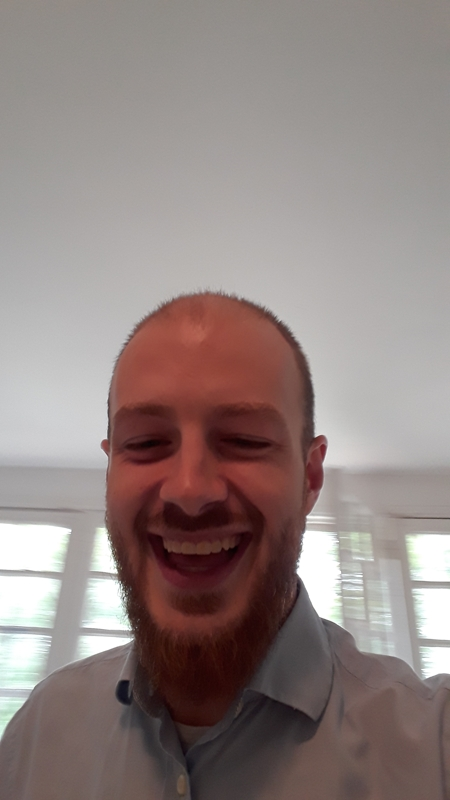
#> input picture img/img-2.jpg, 450 x 800 px
$ python face_detector.py
#> lines starting #> are read from the running program, lines starting #| are printed output that depends on the picture; after the words box and inside, x2 and y2 are one past the last pixel; in counts of white or black regions, pixels touching at a corner belong together
# Import cv2 library
import cv2

from random import randrange

# Load trained data from opencv2's sample library (haar cascade algorithm)
face_data = cv2.CascadeClassifier('data/haarcascade_frontalfaces_default.xml')


# Store the image into a variable
img1 = cv2.imread('img/img-2.jpg')
#> img1 is the input picture: shape (800, 450, 3); mean B, G, R 129.4, 132, 145.5

# Turn the image into a black and white image (grayscaling)
gs1 = cv2.cvtColor(img1, cv2.COLOR_BGR2GRAY)
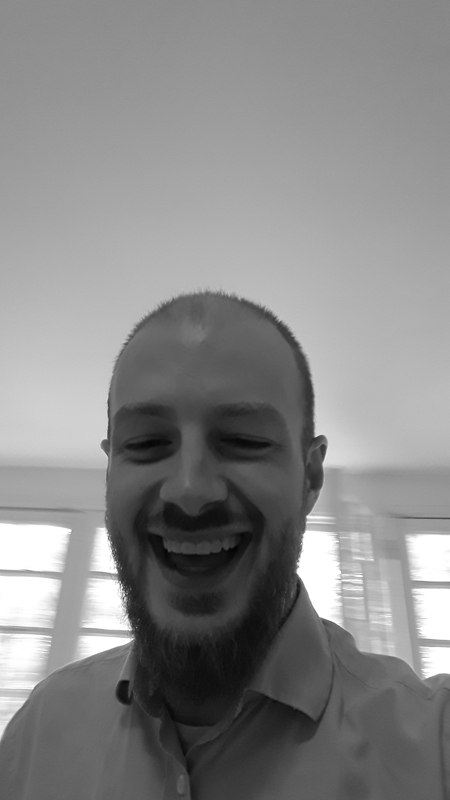
#> gs1: shape (800, 450); min 3, max 255, mean 135.8


# Detecting the face
face_coordinates = face_data.detectMultiScale(gs1)
#> face_coordinates = [[73, 348, 243, 243]]
print(face_coordinates)
#| [[ 73 348 243 243]]

# Drawing boxes around the face using the coordinates variable instead of hardcoding the x, y values
    # parameters in order: image, top left x/y, bottom right x/y, color of border, thickness of border
for (x, y, w, h) in face_coordinates:
    cv2.rectangle(img1, (x,y), (x+w, y+w), (randrange(256), randrange(256), randrange(256)), 3)
#> this loop made 1 pass
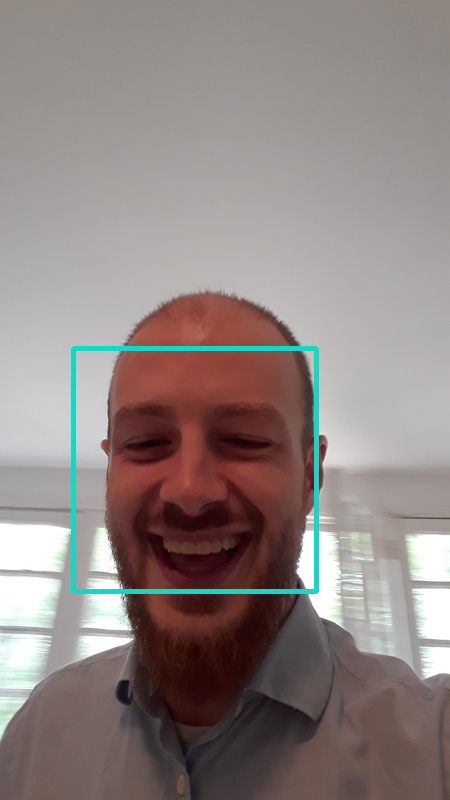
#> img1: shape (800, 450, 3); 1.35% of pixels changed, all inside (x1, y1, x2, y2) = (71, 346, 319, 594)


 # Showing the image
cv2.imshow("Face Detector App", img1)
# Holding the window open while showing the image
cv2.waitKey()

print("Code Completed")

$ run again, with img/img-1.jpg copied over img/img-2.jpg
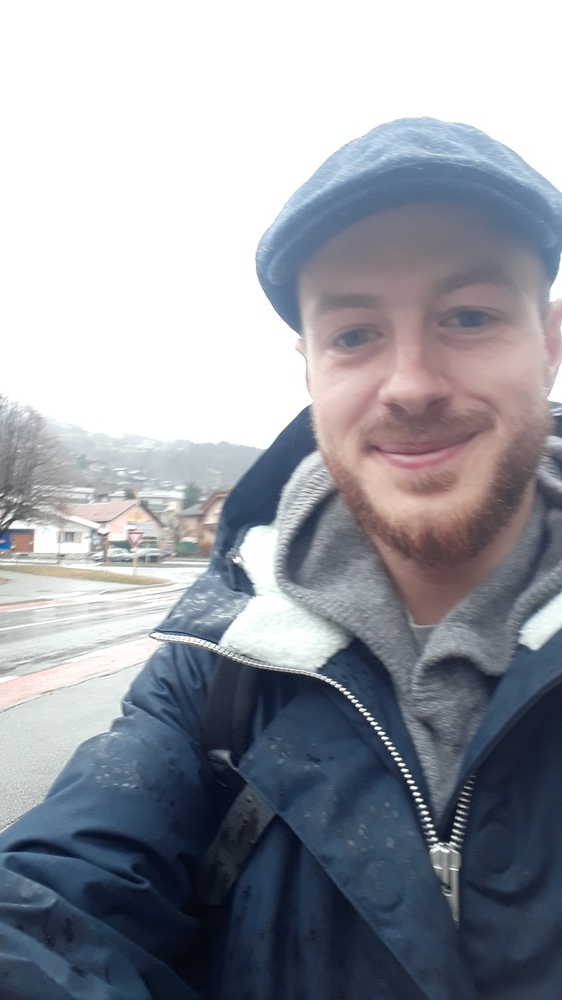
#> input picture img/img-1.jpg, 562 x 1000 px, shrunk from 1836 x 3264 before the run
#> img1 is the input picture: shape (1000, 562, 3); mean B, G, R 163.3, 154.9, 151.5
#> `gs1 = cv2.cvtColor(img1, cv2.COLOR_BGR2GRAY)`:
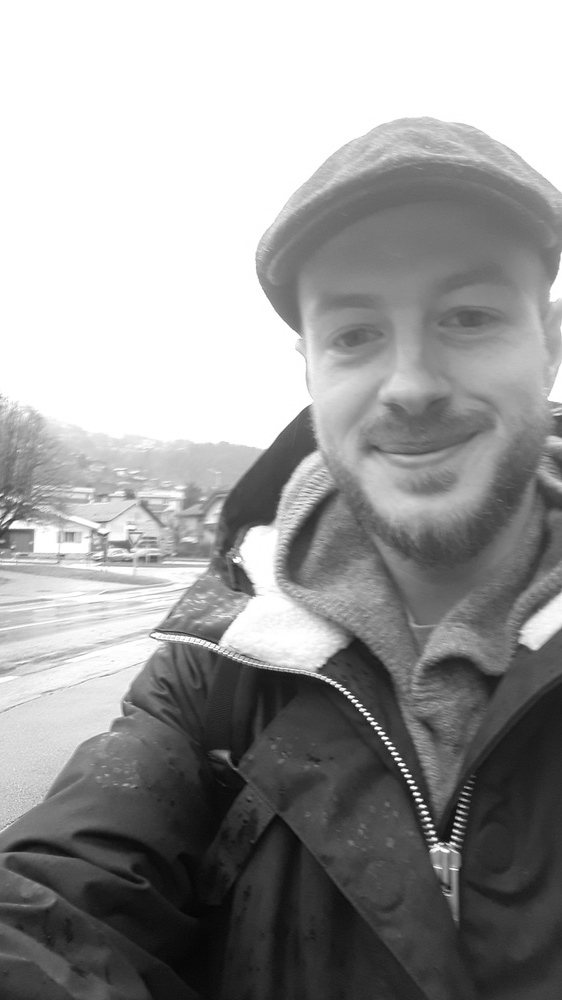
#> gs1: shape (1000, 562); min 5, max 255, mean 154.8
#> face_coordinates = [[276, 237, 269, 269]]
#| [[276 237 269 269]]
#> the loop `for (x, y, w, h) in face_coordinates:` made 1 pass
#> after the loop `for (x, y, w, h) in face_coordinates:`:
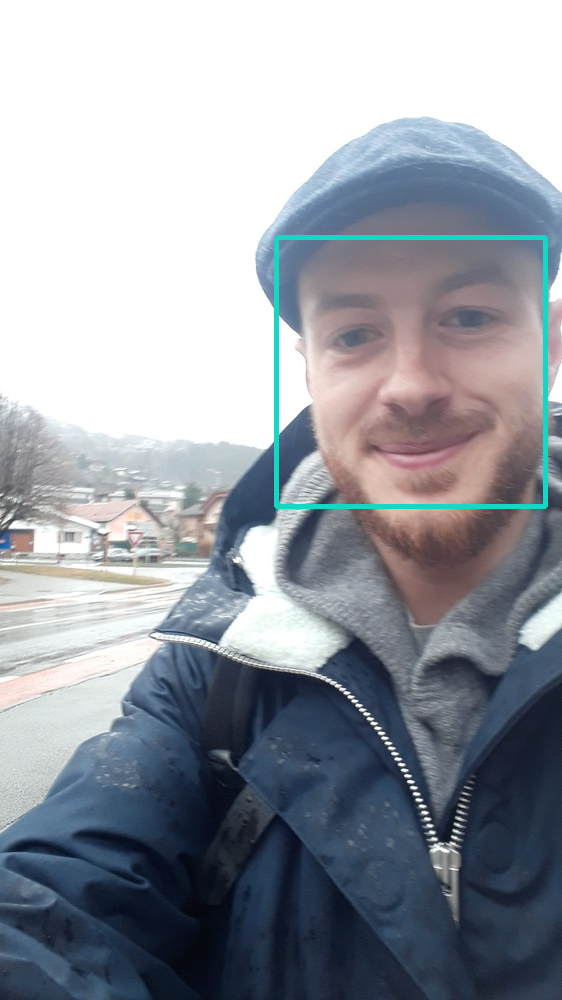
#> img1: shape (1000, 562, 3); 0.96% of pixels changed, all inside (x1, y1, x2, y2) = (274, 235, 548, 509)

$ run again, with img/20190623_080546.jpg copied over img/img-2.jpg
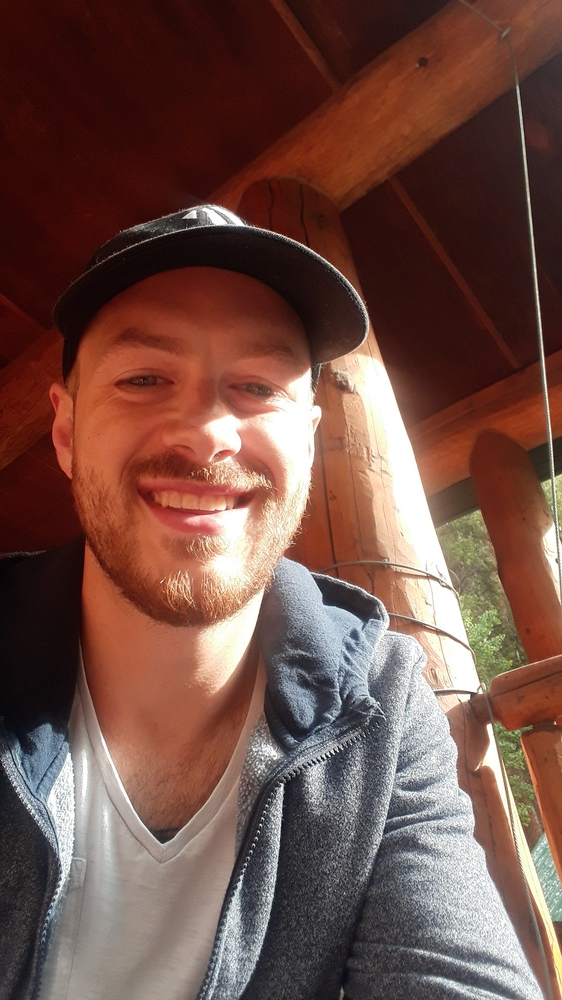
#> input picture img/20190623_080546.jpg, 562 x 1000 px, shrunk from 1836 x 3264 before the run
#> img1 is the input picture: shape (1000, 562, 3); mean B, G, R 70.3, 79.3, 113.2
#> `gs1 = cv2.cvtColor(img1, cv2.COLOR_BGR2GRAY)`:
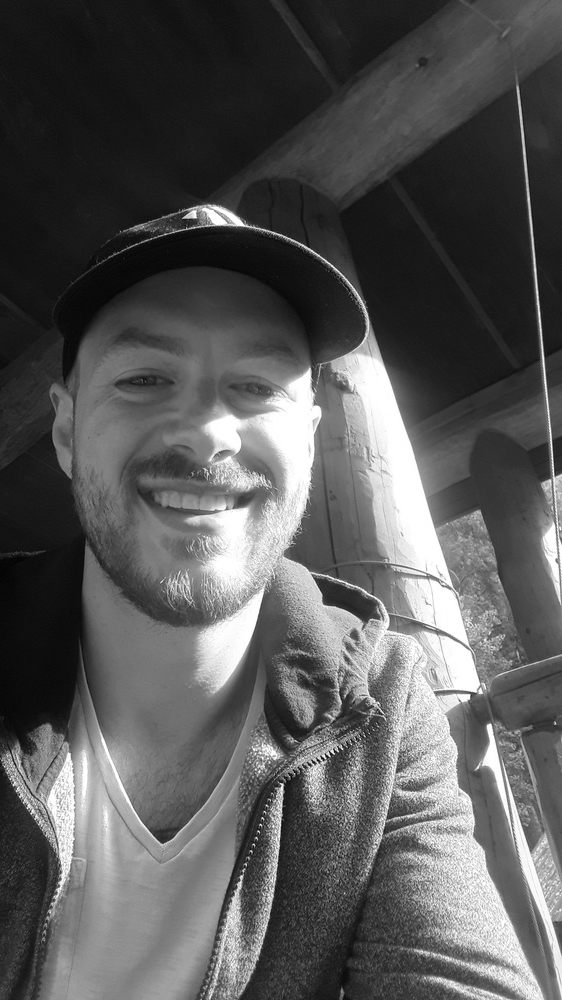
#> gs1: shape (1000, 562); min 1, max 255, mean 88.4
#> face_coordinates = [[232, 950, 28, 28], [367, 541, 93, 93], [372, 587, 122, 122], [55, 275, 295, 295]]
#| [[232 950  28  28]
#|  [367 541  93  93]
#|  [372 587 122 122]
#|  [ 55 275 295 295]]
#> the loop `for (x, y, w, h) in face_coordinates:` made 4 passes
#> after the loop `for (x, y, w, h) in face_coordinates:`:
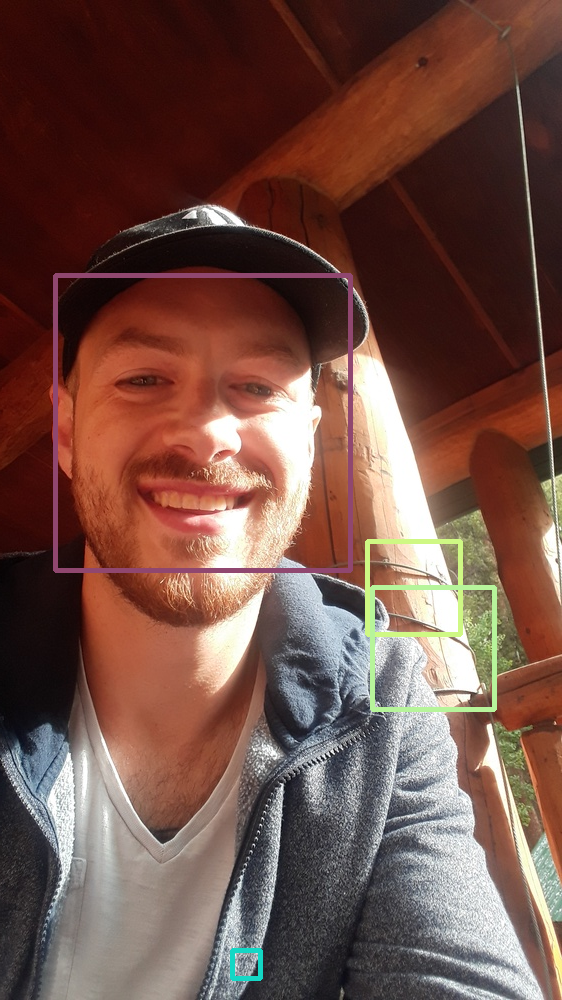
#> img1: shape (1000, 562, 3); 1.9% of pixels changed, all inside (x1, y1, x2, y2) = (53, 273, 497, 981)

$ run again, with img/img.jpg copied over img/img-2.jpg
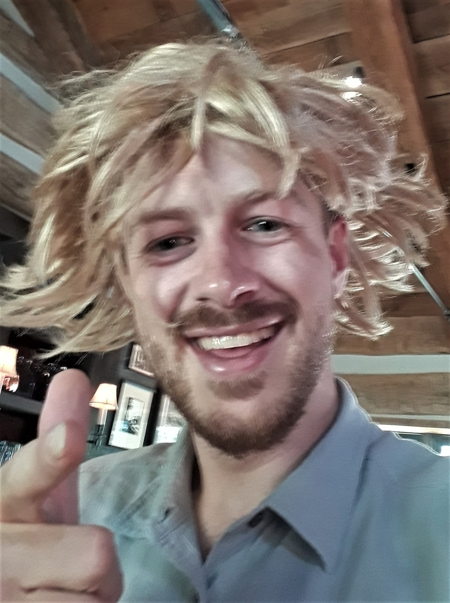
#> input picture img/img.jpg, 450 x 603 px
#> img1 is the input picture: shape (603, 450, 3); mean B, G, R 110.4, 116.2, 127.5
#> `gs1 = cv2.cvtColor(img1, cv2.COLOR_BGR2GRAY)`:
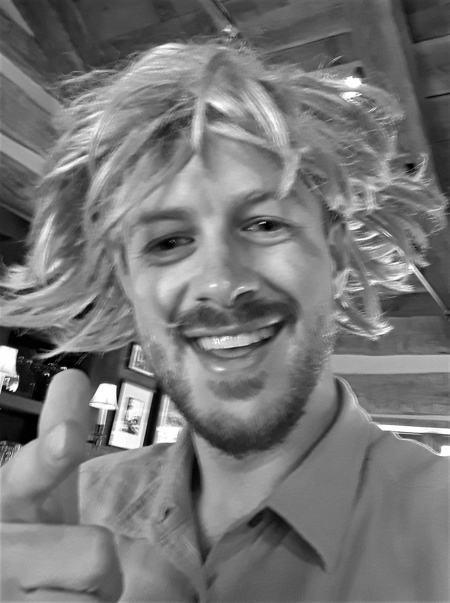
#> gs1: shape (603, 450); min 0, max 255, mean 118.9
#> face_coordinates = [[112, 511, 75, 75], [83, 136, 265, 265]]
#| [[112 511  75  75]
#|  [ 83 136 265 265]]
#> the loop `for (x, y, w, h) in face_coordinates:` made 2 passes
#> after the loop `for (x, y, w, h) in face_coordinates:`:
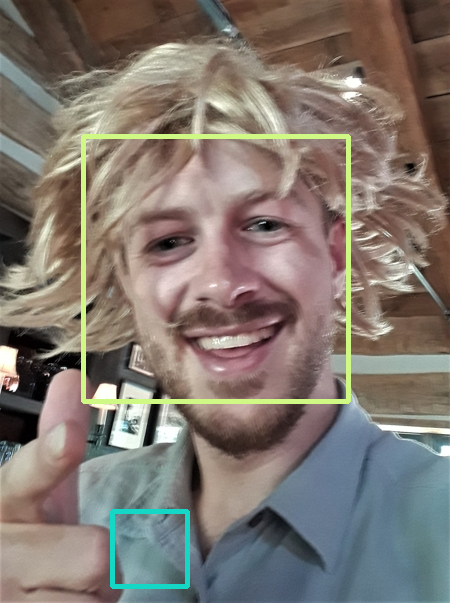
#> img1: shape (603, 450, 3); 2.5% of pixels changed, all inside (x1, y1, x2, y2) = (81, 134, 351, 589)
